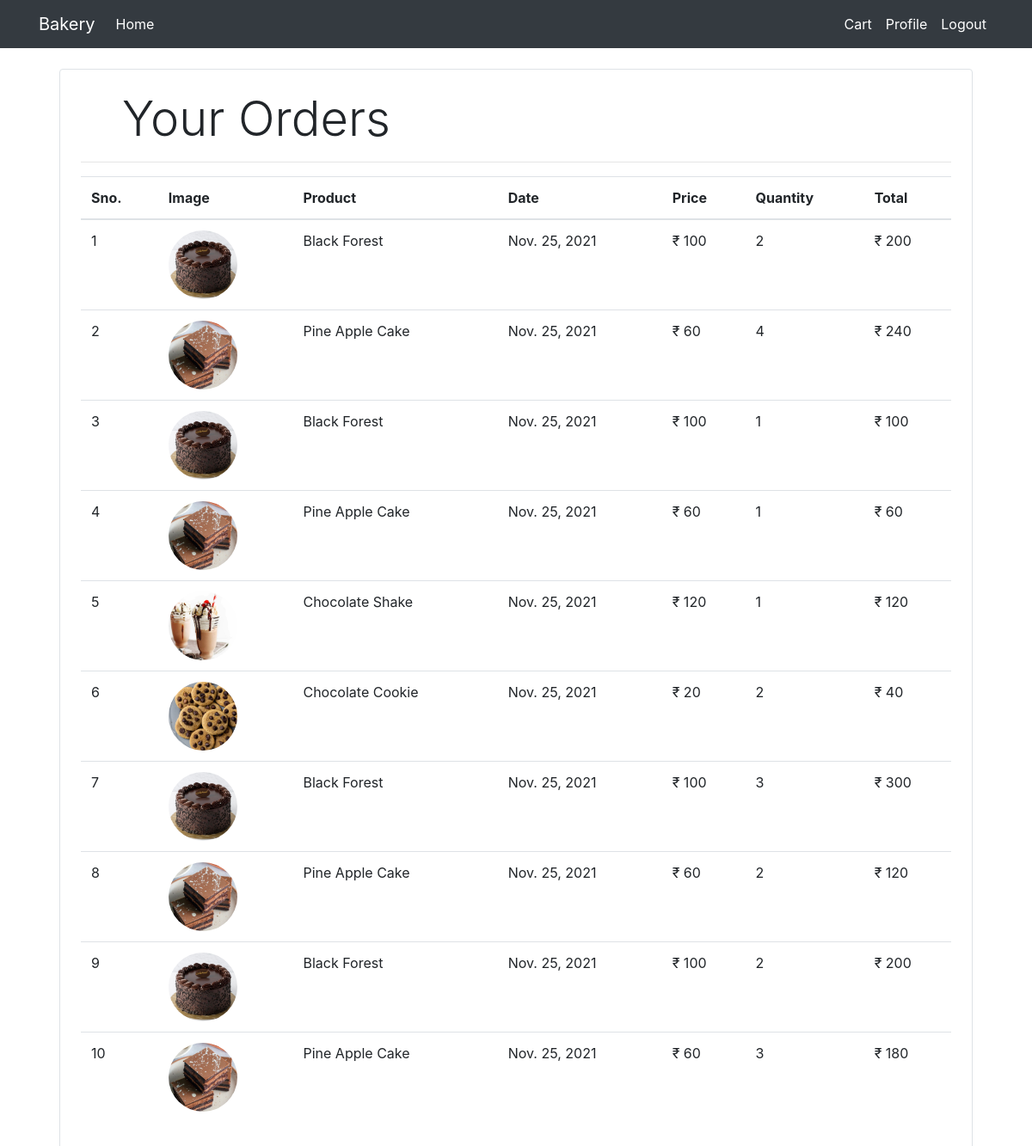
The app's page /orderhistory/ (signed in) with its own data.
### Bakery/models.py (models this page shows, shortened)
class Order(models.Model):
    product = models.ForeignKey(Product,on_delete=models.CASCADE,null=True)
    customer = models.ForeignKey(Customer,on_delete=models.CASCADE,null=True)
    quantity = models.IntegerField(default=1)
    price = models.IntegerField()
    email = models.EmailField(default='sandramaryjacob27@gmail.com')
    address = models.CharField(max_length=50,default='',blank=True)
    phone = models.CharField(max_length=15,default='',blank=True)
    date = models.DateField(default=datetime.datetime.today)
    @staticmethod
    def get_orders_by_customer(customer_email):
        return Order.objects.filter(email=customer_email)

class Product(models.Model):
    name = models.CharField(max_length=100, null=True)
    quantity = models.PositiveIntegerField(null=True)
    price = models.PositiveIntegerField(null=True)
    category = models.ForeignKey(Category, on_delete=models.CASCADE,default=1)
    image = models.ImageField(upload_to='uploads/products/', default='default_image.jpeg')

### Bakery/Views/views.py (the view)
# urls.py: path('orderhistory/', views.order_history.as_view(), name='Bakery-order'),
class order_history(View):
	def get(self, request):
		customer=request.session.get('customer_email')
		orders=Order.get_orders_by_customer(customer)
		return render(request,'Bakery/order_history.html',{'orders': orders})

### Bakery/templatetags/custom_filter.py (called while the page is built)
@register.filter(name='currency')
def currency(nunmber):
    return "₹ "+str(nunmber)

@register.filter(name='multiply')
def multiply(number,number1):
    return number*number1

### templates/Bakery/order_history.html (shortened to what this page needs)
{%extends 'Partials/base.html'%}
{%block content%}
{%load cart%}
{%load custom_filter%}
<div class="container">
   <div class="border rounded p-4 m-4">
        <p class="display-4 pl-4 ml-4">Your Orders</p>
        <hr>
        <table class="table">
            <thead>
                <tr>
                    <th>Sno.</th>
                    <th>Image</th>
                    <th>Product</th>
                    <th>Date</th>
                    <th>Price</th>
                    <th>Quantity</th>
                    <th>Total</th>
                </tr>
            </thead>
            <tbody>
                {% for order in orders %}
                <tr>
                    <td>{{forloop.counter}}</td>
                    <td><img style="height: 80px;" class="rounded-circle" src="{{order.product.image.url}}" alt=""></td>
                    <td>{{order.product.name}}</td>
                    <td>{{order.date}}</td>
                    <td>{{order.price|currency}}</td>
                    <td>{{order.quantity}}</td>
                    <td>{{order.quantity|multiply:order.price|currency}}</td>
                </tr>
                {% endfor %}
            </tbody>
        </table>
   </div>
</div>
{%endblock%}

### records on screen
Order: product.image (picture), product.name "Black Forest", date "Nov. 25, 2021", price "₹ 100", quantity "2", quantity|multiply "₹ 200"
Order: product.image (picture), product.name "Pine Apple Cake", date "Nov. 25, 2021", price "₹ 60", quantity "4", quantity|multiply "₹ 240"
Order: product.image (picture), product.name "Black Forest", date "Nov. 25, 2021", price "₹ 100", quantity "1", quantity|multiply "₹ 100"
Order: product.image (picture), product.name "Pine Apple Cake", date "Nov. 25, 2021", price "₹ 60", quantity "1", quantity|multiply "₹ 60"
Order: product.image (picture), product.name "Chocolate Shake", date "Nov. 25, 2021", price "₹ 120", quantity "1", quantity|multiply "₹ 120"
Order: product.image (picture), product.name "Chocolate Cookie", date "Nov. 25, 2021", price "₹ 20", quantity "2", quantity|multiply "₹ 40"
Order: product.image (picture), product.name "Black Forest", date "Nov. 25, 2021", price "₹ 100", quantity "3", quantity|multiply "₹ 300"
Order: product.image (picture), product.name "Pine Apple Cake", date "Nov. 25, 2021", price "₹ 60", quantity "2", quantity|multiply "₹ 120"
Order: product.image (picture), product.name "Black Forest", date "Nov. 25, 2021", price "₹ 100", quantity "2", quantity|multiply "₹ 200"
Order: product.image (picture), product.name "Pine Apple Cake", date "Nov. 25, 2021", price "₹ 60", quantity "3", quantity|multiply "₹ 180"
